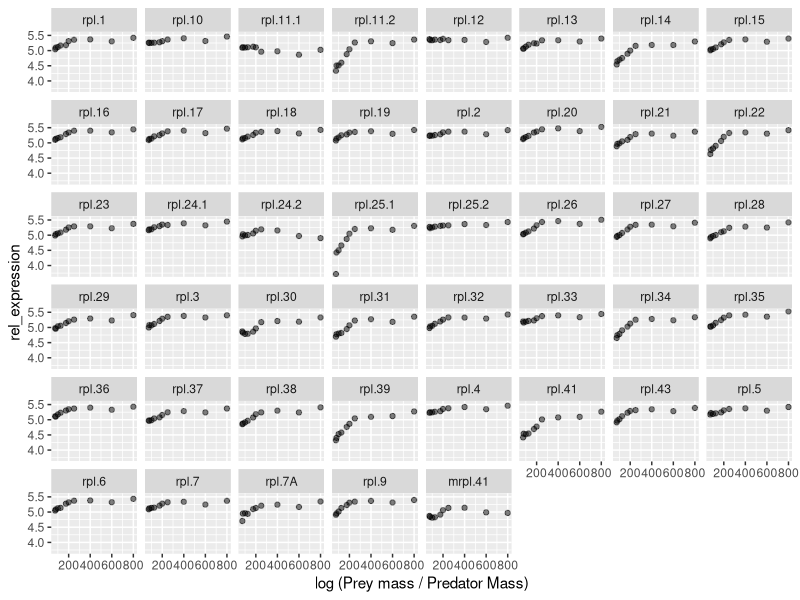
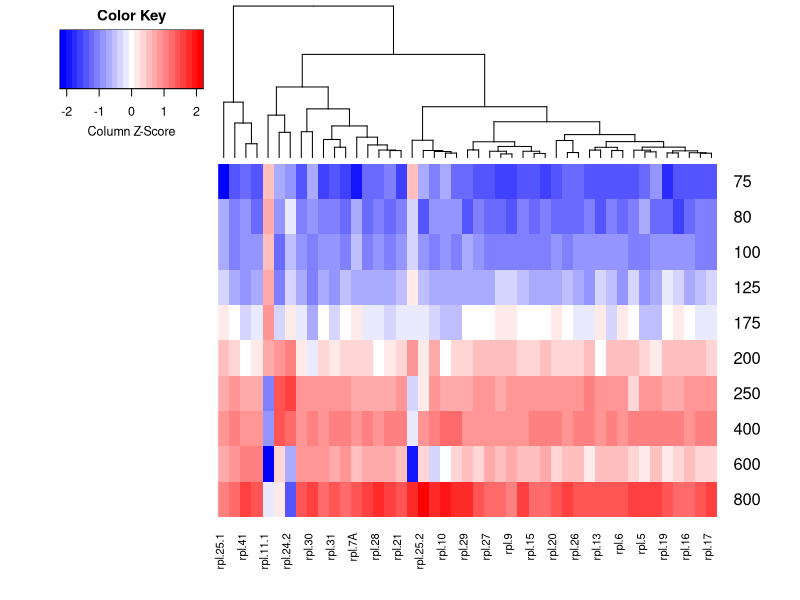

Here is the R script that generated these plots, in order: (Note: this script raises an error after producing the figures.)
# Load packages

library(ggplot2)
library(plyr)
library(reshape2)
library(scales)

################################################
# Set Directory
getwd()
setwd("/Users/jialelim/Documents/github/UPBS/newCode")
################################################

# Data source
# Levin, M., Hashimshony, T., Wagner, F., & Yanai, I. (2012). 
# Developmental milestones punctuate gene expression in the Caenorhabditis embryo. 
# Dev Cell, 22, 1101-8. doi:10.1016/j.devcel.2012.04.004

# import Data
rpl_data <- read.csv("../Data/rpl_data.csv", header = TRUE)

names(rpl_data)
str(rpl_data)

# get rid of the first column, stages
tempData<-rpl_data[c(2:ncol(rpl_data))] # ncol(rpl_data) gives the number of the last column in data

#melt the data into long form

plotData<-melt(tempData, id.var="time_min")
colnames(plotData) <- c("time_min", "gene", "rel_expression")
head(plotData)

# model all the genes as a linear model (giving you genes that low-high or high-low)

#set the basic model
linmod<-function(plotData){lm(rel_expression~time_min,data=plotData)}

#using plyr iterate over all genes
alllinmod<-dlply(plotData,.(gene),linmod)

#get the linear coefficients (the slopes)
lincoef = ldply(alllinmod,coef)
head(lincoef)

colnames(lincoef) <- c("gene", "intercept", "linear")

#sort by the linear coefficient
lincoef <-lincoef [order(-lincoef $linear),]
head(lincoef)

multi1 <- ggplot(plotData, aes(x = time_min, y = rel_expression)) +
  geom_point(alpha = I(0.5)) +                 
  labs(x = "log (Prey mass / Predator Mass)") +  # x and y axis labels
  scale_color_brewer(palette="Dark2") +          # change color palette 
  facet_wrap(~gene, ncol = 8) +  # facet based on Location and maximum 11 plots each row
  theme(legend.position="none") # remove all legends
multi1 

# Making a distance matrix from multivariate expression data and then a heatmap

# Loading libraries
library(cluster)
library(gplots)
library(gtools)
library(gdata)
library(caTools)
library(bitops)
library(RColorBrewer)

# Make a distance matrix:  specify the columns that the data are in by mydata[,1:lastcolumnnumber]. This will depend on how many genes you have in your interaction network.

DistanceMatrix<-dist(tempData[,2:ncol(tempData)], method = "euclidean", diag = TRUE, upper = TRUE, p = 2)

# see that you've made your datamatrix.  You should see a grid of pairwise distances.

list(DistanceMatrix)


# Make the two-way cluster and heatmap.  Again specify the columns that your data are in. Also specify the label. 

heatmap<-heatmap.2(data.matrix(tempData[,2:ncol(tempData)]), 
                   col=bluered(25), 
                   trace="none",
                   density.info="none", 
                   mar=c(5,5),
                   symkey=TRUE,
                   dendrogram="column",
                   labRow=plotData$time_min,
                   scale=c("col"),
                   Rowv=FALSE,
                   hclustfun=function(a) hclust((a),method="complete"))

# You should see a heatmap with a single cluster. Save it as a PDF. 

# If you want to see the effect of altering the clustering method from "ward" to something else, go:
?hclust

# under "method" you will see various options: "single", "median" etc.  See if they give you a cleaner separation. 




#pull out some gene

#plot the relatie expression pattern of the gene
ggplotall<-quartz(7,7)
onegeneplot<-ggplot()+
  geom_point(data=onegene, aes(x=time_min, y=rel_expression), size=1, alpha=1, colour="black")+
  geom_smooth(data=onegene, aes(x=time_min, y=rel_expression), method=lm, size=0.5, alpha=0.5, colour="red", se=FALSE)+
  ylab("relative expression")+
  xlab("time (min)")+
  #coord_cartesian(xlim = c(0, 50), ylim = c(0, 0.060))+
  scale_x_continuous(breaks=pretty_breaks(n=10))+
  scale_y_continuous(breaks=pretty_breaks(n=7))+
  ggtitle("relative expression of WBGene00003515_myo.3")+
  theme_classic(base_size = 12, base_family = "")+
  theme(axis.line.x = element_line(colour = 'black', size=1, linetype='solid'),
        axis.line.y = element_line(colour = 'black', size=1, linetype='solid'))
onegeneplot

# model a quadratic function (giving you genes that are low-high-low, or high-low-high)


quadmodel<-function(md){lm(rel_expression~time_min + I(time_min^2),data=md)}
allquadmodel<-dlply(md,.(gene),quadmodel)
quadcoef = ldply(allquadmodel,coef)
colnames(quadcoef) <- c("year", "intercept", "linear", "quad")

#sort by the quad coefficient
quadcoef<- quadcoef[order(+quadcoef$quad),]
head(quadcoef)

onegene<-subset(md, gene=="rpl.25.1")

#plot the relatie expression pattern of the gene
ggplotall<-
  quartz(7,7)
onegeneplot<-ggplot()+
  geom_point(data=onegene, aes(x=time_min, y=rel_expression), size=1, alpha=1, colour="black")+
  geom_smooth(data=onegene, aes(x=time_min, y=rel_expression), method=lm, formula=y~poly(x,2), size=0.5, alpha=0.5, colour="red", se=FALSE)+
  ylab("relative expression")+
  xlab("time (min)")+
  #coord_cartesian(xlim = c(0, 50), ylim = c(0, 0.060))+
  scale_x_continuous(breaks=pretty_breaks(n=10))+
  scale_y_continuous(breaks=pretty_breaks(n=7))+
  ggtitle("relative expression of WBGene00003515_myo.3")+
  theme_classic(base_size = 12, base_family = "")+
  theme(axis.line.x = element_line(colour = 'black', size=1, linetype='solid'),
        axis.line.y = element_line(colour = 'black', size=1, linetype='solid'))
onegeneplot


#So, pick some gene with an interesting pattern or even a gene with an interesting function or both, and go from there. 
